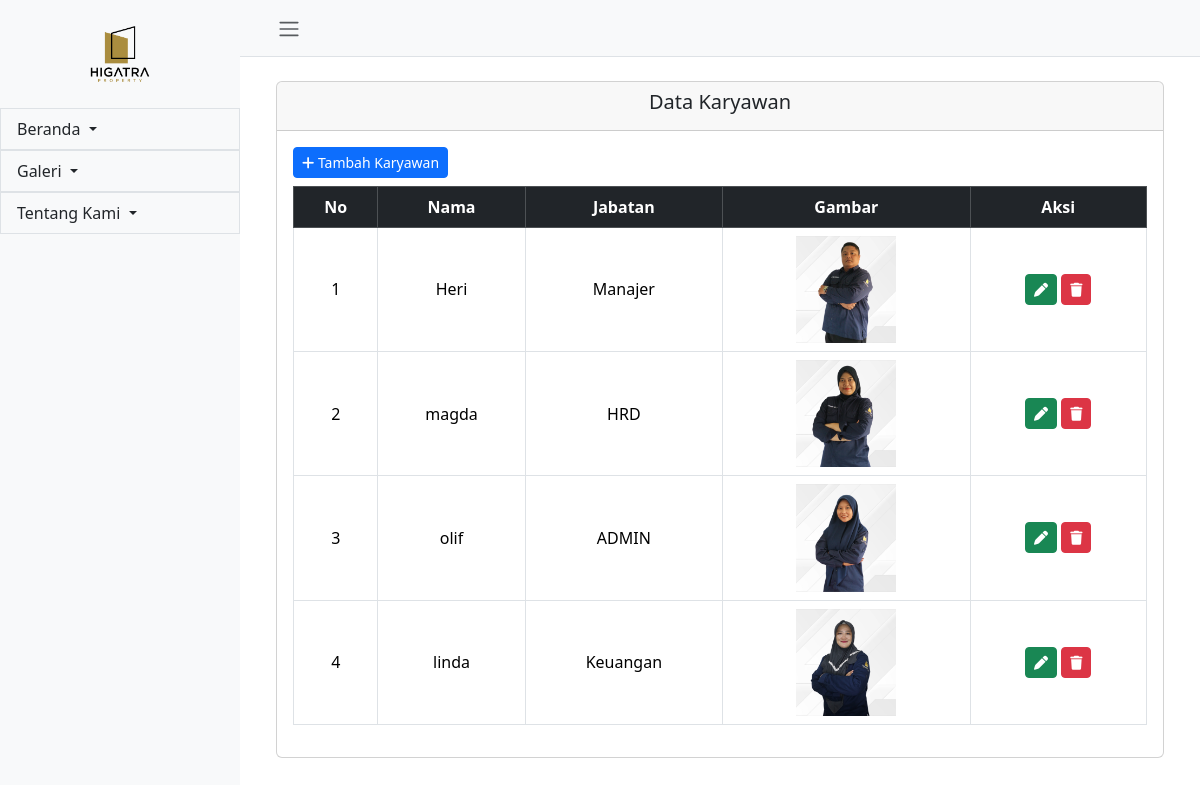
Page /admin/karyawan/index.php on the committed database.
### tables this page shows
CREATE TABLE `karyawan` (
  `id` int(11) NOT NULL,
  `nama` varchar(255) NOT NULL,
  `jabatan` varchar(255) NOT NULL,
  `gambar` varchar(255) NOT NULL
);

### admin/karyawan/index.php (the view)
<?php
include '../../kon/koneksi.php';
$result = mysqli_query($conn, "SELECT * FROM karyawan");
include "../layout/header-admin.php";
?>
<div class="card m-4">
    <div class="card-header text-center">
        <h5>Data Karyawan</h5>
    </div>
    <div class="card-body">
        <a href="tambah.php" class="btn btn-primary btn-sm mb-2"><i class="fa-solid fa-plus"></i> Tambah Karyawan</a>
        <div class="table-responsive">
            <table class="table table-bordered table-hover text-center">
                <thead class="table-dark">
                    <tr>
                        <th>No</th>
                        <th>Nama</th>
                        <th>Jabatan</th>
                        <th>Gambar</th>
                        <th>Aksi</th>
                    </tr>
                </thead>
                <tbody>
                    <?php
                    $no = 1;
                    while ($row = mysqli_fetch_assoc($result)): ?>
                        <tr class="align-middle">
                            <td><?= $no++; ?></td>
                            <td><?= $row['nama']; ?></td>
                            <td><?= $row['jabatan']; ?></td>
                            <td>
                                <img src="../../images/karyawan/<?= $row['gambar']; ?>" width="100" class="img-fluid">
                            </td>
                            <td>
                                <a href="edit.php?id=<?= $row['id']; ?>" class="btn btn-success btn-sm"><i class="fa-solid fa-pen"></i></a>
                                <a href="hapus.php?id=<?= $row['id']; ?>" onclick="return confirm('Apakah yakin ingin dihapus?')" class="btn btn-danger btn-sm"><i class="fa-solid fa-trash"></i></a>
                            </td>
                        </tr>
                    <?php endwhile; ?>
                </tbody>
            </table>
        </div>
    </div>
</div>
<?php include "../layout/footer-admin.php"; ?>

### rows in the picture
karyawan: nama "Heri", jabatan "Manajer", gambar (picture)
karyawan: nama "magda", jabatan "HRD", gambar (picture)
karyawan: nama "olif", jabatan "ADMIN", gambar (picture)
karyawan: nama "linda", jabatan "Keuangan", gambar (picture)
